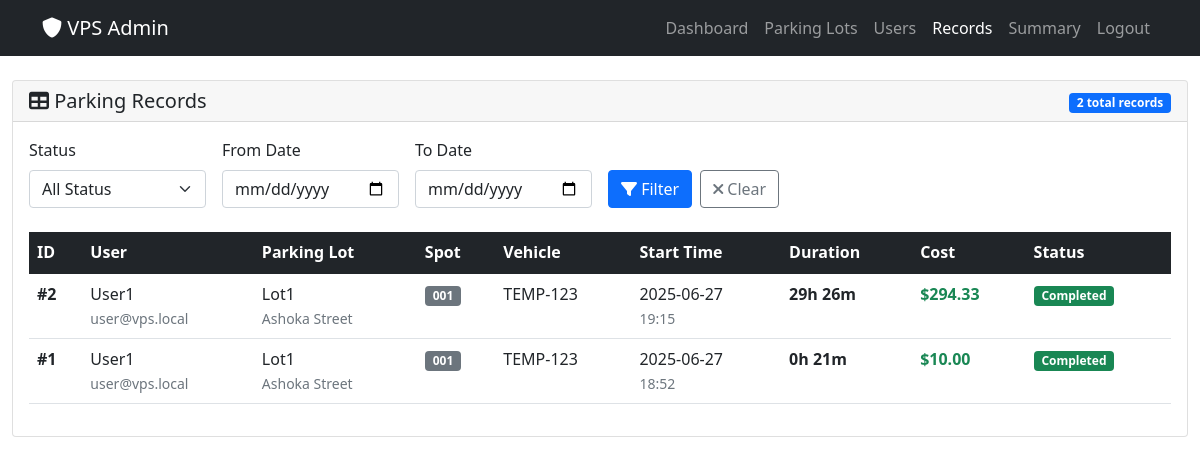
The page /admin/parking-records (signed in) on the database its author committed.
### models/models.py (models this page shows, shortened)
class Reservation(Base):
    __tablename__ = "reservations"
    id = Column(Integer, primary_key=True)
    user_id = Column(Integer, ForeignKey("users.id"), nullable=False)
    parking_spot_id = Column(Integer, ForeignKey("parking_spots.id"), nullable=False)
    vehicle_number = Column(String, nullable=False)
    start_time = Column(DateTime, default=datetime.utcnow, nullable=False)
    occupy_time = Column(DateTime, nullable=True)  # Added: When user actually parks
    end_time = Column(DateTime, nullable=True)  # NULL → active
    user = relationship("User", back_populates="reservations")
    parking_spot = relationship("ParkingSpot", back_populates="reservations")

class User(Base):
    __tablename__ = "users"
    id = Column(Integer, primary_key=True)
    email = Column(String, unique=True, nullable=False)
    password = Column(String, nullable=False)  # plaintext (demo)
    full_name = Column(String, nullable=False)
    address = Column(String)
    phone = Column(String)
    pin_code = Column(String(10))
    created_at = Column(DateTime, server_default=func.now())
    reservations = relationship(
        "Reservation", back_populates="user", cascade="all, delete-orphan"
    )

class ParkingLot(Base):
    __tablename__ = "parking_lots"
    id = Column(Integer, primary_key=True)
    name = Column(String, nullable=False)
    address_line_1 = Column(String, nullable=False)
    address_line_2 = Column(String)
    address_line_3 = Column(String)
    pin_code = Column(String(10), nullable=False)
    price_per_hour = Column(Numeric(10, 2), nullable=False)
    number_of_spots = Column(Integer, nullable=False)
    spots = relationship(
        "ParkingSpot", back_populates="parking_lot", cascade="all, delete-orphan"
    )

class ParkingSpot(Base):
    __tablename__ = "parking_spots"
    id = Column(Integer, primary_key=True)
    spot_number = Column(String, nullable=False)
    status = Column(PgEnum(SpotStatus), default=SpotStatus.AVAILABLE, nullable=False)
    parking_lot_id = Column(Integer, ForeignKey("parking_lots.id"), nullable=False)
    parking_lot = relationship("ParkingLot", back_populates="spots")
    reservations = relationship(
        "Reservation", back_populates="parking_spot", cascade="all, delete-orphan"
    )

### app.py (the view)
@app.route("/admin/parking-records")
@login_required
@role_required("admin")
def admin_parking_records():
    with SessionLocal() as db:
        query = (
            db.query(Reservation)
            .options(
                selectinload(Reservation.user),
                selectinload(Reservation.parking_spot)
                .selectinload(ParkingSpot.parking_lot)
            )
            .order_by(Reservation.start_time.desc())
        )
        status_filter = request.args.get('status')
        date_from = request.args.get('date_from')
        date_to = request.args.get('date_to')
        if status_filter:
            if status_filter == 'active':
                query = query.filter(Reservation.end_time.is_(None))
            elif status_filter == 'completed':
                query = query.filter(Reservation.end_time.isnot(None))
        if date_from:
            try:
                date_from_obj = datetime.strptime(date_from, '%Y-%m-%d')
                query = query.filter(Reservation.start_time >= date_from_obj)
            except ValueError:
                pass
        if date_to:
            try:
                date_to_obj = datetime.strptime(date_to, '%Y-%m-%d')
                query = query.filter(Reservation.start_time <= date_to_obj)
            except ValueError:
                pass
        reservations = query.all()
        total_records = len(reservations)
        records_data = []
        for reservation in reservations:
            duration_minutes = 0
            cost = 0
            status = "Reserved"
            if reservation.end_time:
                duration_delta = reservation.end_time - reservation.start_time
                duration_minutes = int(duration_delta.total_seconds() / 60)
                duration_hours = max(1, duration_minutes / 60)
                cost = round(float(duration_hours * float(reservation.parking_spot.parking_lot.price_per_hour)), 2)
                status = "Completed"
            elif reservation.occupy_time:
                status = "Occupied"
                duration_delta = datetime.now() - reservation.start_time
                duration_minutes = int(duration_delta.total_seconds() / 60)
            records_data.append({
                'reservation': reservation,
                'duration_minutes': duration_minutes,
                'duration_formatted': f"{duration_minutes // 60}h {duration_minutes % 60}m" if duration_minutes > 0 else "N/A",
                'cost': cost,
                'status': status
            })
        return render_template("admin/parking_records.html",
                             records=records_data,
                             total_records=total_records,
                             filters={
                                 'status': status_filter,
                                 'date_from': date_from,
                                 'date_to': date_to
                             })

### app.py (called while the page is built)
def login_required(view):
    @wraps(view)
    def wrapped(*a, **kw):
        if "user_id" not in session:
            flash("Please log in first.")
            return redirect(url_for("login"))
        return view(*a, **kw)
    return wrapped

def role_required(role):
    def deco(view):
        @wraps(view)
        def wrapped(*a, **kw):
            if session.get("role") != role:
                flash("Access denied.")
                return redirect(url_for("login"))
            return view(*a, **kw)
        return wrapped
    return deco

### templates/admin/parking_records.html (shortened to what this page needs)
<!DOCTYPE html>
<html lang="en">
<head>
    <link href="https://cdn.jsdelivr.net/npm/bootstrap@5.1.3/dist/css/bootstrap.min.css" rel="stylesheet">
    <link href="https://cdnjs.cloudflare.com/ajax/libs/font-awesome/6.0.0/css/all.min.css" rel="stylesheet">
</head>
<body>
    <nav class="navbar navbar-expand-lg navbar-dark bg-dark">
        <div class="container">
            <a class="navbar-brand" href="{{ url_for('admin_dashboard') }}">
                <i class="fas fa-shield-alt"></i> VPS Admin
            </a>
            <div class="navbar-nav ms-auto">
                <a class="nav-link" href="{{ url_for('admin_dashboard') }}">Dashboard</a>
                <a class="nav-link" href="{{ url_for('list_lots') }}">Parking Lots</a>
                <a class="nav-link" href="{{ url_for('list_users') }}">Users</a>
                <a class="nav-link active" href="{{ url_for('admin_parking_records') }}">Records</a>
                <a class="nav-link" href="{{ url_for('admin_summary') }}">Summary</a>
                <a class="nav-link" href="{{ url_for('logout') }}">Logout</a>
            </div>
        </div>
    </nav>
    <div class="container-fluid mt-4">
        <div class="card">
            <div class="card-header">
                <div class="row align-items-center">
                    <div class="col">
                        <h5 class="card-title mb-0">
                            <i class="fas fa-table"></i> Parking Records
                        </h5>
                    </div>
                    <div class="col-auto">
                        <span class="badge bg-primary">{{ total_records }} total records</span>
                    </div>
                </div>
            </div>
            <div class="card-body">
                <form method="GET" class="row g-3 mb-4">
                    <div class="col-md-2">
                        <label class="form-label">Status</label>
                        <select name="status" class="form-select">
                            <option value="">All Status</option>
                        </select>
                    </div>
                    <div class="col-md-2">
                        <label class="form-label">From Date</label>
                        <input type="date" name="date_from" class="form-control" value="{{ filters.date_from or '' }}">
                    </div>
                    <div class="col-md-2">
                        <label class="form-label">To Date</label>
                        <input type="date" name="date_to" class="form-control" value="{{ filters.date_to or '' }}">
                    </div>
                    <div class="col-md-4">
                        <label class="form-label">&nbsp;</label>
                        <div class="d-flex gap-2">
                            <button type="submit" class="btn btn-primary">
                                <i class="fas fa-filter"></i> Filter
                            </button>
                            <a href="{{ url_for('admin_parking_records') }}" class="btn btn-outline-secondary">
                                <i class="fas fa-times"></i> Clear
                            </a>
                        </div>
                    </div>
                </form>
                <div class="table-responsive">
                    <table class="table table-hover">
                        <thead class="table-dark">
                            <tr>
                                <th>ID</th>
                                <th>User</th>
                                <th>Parking Lot</th>
                                <th>Spot</th>
                                <th>Vehicle</th>
                                <th>Start Time</th>
                                <th>Duration</th>
                                <th>Cost</th>
                                <th>Status</th>
                            </tr>
                        </thead>
                        <tbody>
                            {% for record in records %}
                                <tr>
                                    <td><strong>#{{ record.reservation.id }}</strong></td>
                                    <td>
                                        <div>{{ record.reservation.user.full_name }}</div>
                                        <small class="text-muted">{{ record.reservation.user.email }}</small>
                                    </td>
                                    <td>
                                        <div>{{ record.reservation.parking_spot.parking_lot.name }}</div>
                                        <small class="text-muted">{{ record.reservation.parking_spot.parking_lot.address_line_1 }}</small>
                                    </td>
                                    <td>
                                        <span class="badge bg-secondary">{{ record.reservation.parking_spot.spot_number }}</span>
                                    </td>
                                    <td>{{ record.reservation.vehicle_number }}</td>
                                    <td>
                                        <div>{{ record.reservation.start_time.strftime('%Y-%m-%d') }}</div>
                                        <small class="text-muted">{{ record.reservation.start_time.strftime('%H:%M') }}</small>
                                    </td>
                                    <td>
                                        {% if record.duration_minutes > 0 %}
                                            <strong>{{ record.duration_formatted }}</strong>
                                        {% else %}
                                            <span class="text-muted">{{ record.duration_formatted }}</span>
                                        {% endif %}
                                    </td>
                                    <td>
                                        {% if record.cost > 0 %}
                                            <strong class="text-success">${{ "%.2f"|format(record.cost) }}</strong>
                                        {% else %}
                                            <span class="text-muted">-</span>
                                        {% endif %}
                                    </td>
                                    <td>
                                        {% if record.status == 'Completed' %}
                                            <span class="badge bg-success">{{ record.status }}</span>
                                        {% elif record.status == 'Occupied' %}
                                            <span class="badge bg-warning">{{ record.status }}</span>
                                        {% else %}
                                            <span class="badge bg-primary">{{ record.status }}</span>
                                        {% endif %}
                                    </td>
                                </tr>
                            {% endfor %}
                        </tbody>
                    </table>
                </div>
            </div>
        </div>
    </div>
</body>
</html>

### rows shown on the page
Reservation: reservation.id "2", reservation.vehicle_number "TEMP-123", reservation.start_time "2025-06-27", reservation.start_time "19:15"
User: reservation.user.full_name "User1" "User1", reservation.user.email "user@vps.local" "user@vps.local"
ParkingLot: reservation.parking_spot.parking_lot.name "Lot1" "Lot1", reservation.parking_spot.parking_lot.address_line_1 "Ashoka Street" "Ashoka Street"
ParkingSpot: reservation.parking_spot.spot_number "001" "001"
Reservation: reservation.id "1", reservation.vehicle_number "TEMP-123", reservation.start_time "2025-06-27", reservation.start_time "18:52"

### other values the page prints
{{ total_records }} "2"
{{ record.duration_formatted }} "29h 26m" "0h 21m"
{{ "%.2f"|format(record.cost) }} "294.33" "10.00"
{{ record.status }} "Completed" "Completed"
